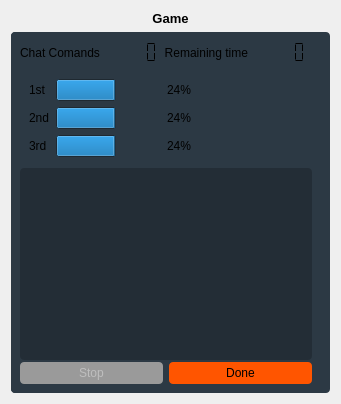
               <widget class="QWidget" name="page_2">
                <layout class="QVBoxLayout" name="verticalLayout_11">
                 <item>
                  <widget class="QLabel" name="label_11">
                   <property name="font">
                    <font>
                     <family>Nirmala UI</family>
                     <pointsize>10</pointsize>
                     <weight>75</weight>
                     <bold>true</bold>
                    </font>
                   </property>
                   <property name="text">
                    <string>Game</string>
                   </property>
                   <property name="alignment">
                    <set>Qt::AlignCenter</set>
                   </property>
                  </widget>
                 </item>
                 <item>
                  <widget class="QFrame" name="frame_20">
                   <property name="sizePolicy">
                    <sizepolicy hsizetype="Preferred" vsizetype="Expanding">
                     <horstretch>0</horstretch>
                     <verstretch>0</verstretch>
                    </sizepolicy>
                   </property>
                   <property name="styleSheet">
                    <string notr="true">border-radius:4px;
background-color: rgb(44, 57, 68);

</string>
                   </property>
                   <property name="frameShape">
                    <enum>QFrame::StyledPanel</enum>
                   </property>
                   <property name="frameShadow">
                    <enum>QFrame::Raised</enum>
                   </property>
                   <layout class="QHBoxLayout" name="horizontalLayout_9">
                    <property name="spacing">
                     <number>0</number>
                    </property>
                    <property name="leftMargin">
                     <number>0</number>
                    </property>
                    <property name="topMargin">
                     <number>0</number>
                    </property>
                    <property name="rightMargin">
                     <number>9</number>
                    </property>
                    <property name="bottomMargin">
                     <number>0</number>
                    </property>
                    <item>
                     <widget class="QFrame" name="frame_25">
                      <property name="frameShape">
                       <enum>QFrame::StyledPanel</enum>
                      </property>
                      <property name="frameShadow">
                       <enum>QFrame::Raised</enum>
                      </property>
                      <layout class="QVBoxLayout" name="verticalLayout_13">
                       <item>
                        <widget class="QFrame" name="frame_26">
                         <property name="maximumSize">
                          <size>
                           <width>16777215</width>
                           <height>30</height>
                          </size>
                         </property>
                         <property name="frameShape">
                          <enum>QFrame::StyledPanel</enum>
                         </property>
                         <property name="frameShadow">
                          <enum>QFrame::Raised</enum>
                         </property>
                         <layout class="QHBoxLayout" name="horizontalLayout_10">
                          <property name="spacing">
                           <number>0</number>
                          </property>
                          <property name="leftMargin">
                           <number>0</number>
                          </property>
                          <property name="topMargin">
                           <number>0</number>
                          </property>
                          <property name="rightMargin">
                           <number>0</number>
                          </property>
                          <property name="bottomMargin">
                           <number>0</number>
                          </property>
                          <item>
                           <widget class="QLabel" name="label_21">
                            <property name="text">
                             <string>Chat Comands</string>
                            </property>
                           </widget>
                          </item>
                          <item>
                           <widget class="QLCDNumber" name="lcdNumber_2">
                            <property name="segmentStyle">
                             <enum>QLCDNumber::Flat</enum>
                            </property>
                           </widget>
                          </item>
                          <item>
                           <widget class="QLabel" name="label_22">
                            <property name="text">
                             <string>Remaining time</string>
                            </property>
                            <property name="alignment">
                             <set>Qt::AlignRight|Qt::AlignTrailing|Qt::AlignVCenter</set>
                            </property>
                           </widget>
                          </item>
                          <item>
                           <widget class="QLCDNumber" name="lcdNumber">
                            <property name="tabletTracking">
                             <bool>false</bool>
                            </property>
                            <property name="lineWidth">
                             <number>1</number>
                            </property>
                            <property name="segmentStyle">
                             <enum>QLCDNumber::Flat</enum>
                            </property>
                           </widget>
                          </item>
                         </layout>
                        </widget>
                       </item>
                       <item>
                        <widget class="QFrame" name="frame_27">
                         <property name="frameShape">
                          <enum>QFrame::StyledPanel</enum>
                         </property>
                         <property name="frameShadow">
                          <enum>QFrame::Raised</enum>
                         </property>
                         <layout class="QVBoxLayout" name="verticalLayout_12">
                          <property name="spacing">
                           <number>2</number>
                          </property>
                          <property name="leftMargin">
                           <number>0</number>
                          </property>
                          <property name="topMargin">
                           <number>0</number>
                          </property>
                          <property name="rightMargin">
                           <number>0</number>
                          </property>
                          <property name="bottomMargin">
                           <number>0</number>
                          </property>
                          <item>
                           <widget class="QFrame" name="frame_28">
                            <property name="autoFillBackground">
                             <bool>false</bool>
                            </property>
                            <property name="frameShape">
                             <enum>QFrame::StyledPanel</enum>
                            </property>
                            <property name="frameShadow">
                             <enum>QFrame::Raised</enum>
                            </property>
                            <layout class="QFormLayout" name="formLayout_3">
                             <item row="0" column="0">
                              <widget class="QLabel" name="first_m">
                               <property name="text">
                                <string>1st</string>
                               </property>
                              </widget>
                             </item>
                             <item row="0" column="1">
                              <widget class="QProgressBar" name="progressBar_1">
                               <property name="value">
                                <number>24</number>
                               </property>
                               <property name="alignment">
                                <set>Qt::AlignCenter</set>
                               </property>
                               <property name="textVisible">
                                <bool>true</bool>
                               </property>
                               <property name="orientation">
                                <enum>Qt::Horizontal</enum>
                               </property>
                               <property name="invertedAppearance">
                                <bool>false</bool>
                               </property>
                              </widget>
                             </item>
                             <item row="1" column="0">
                              <widget class="QLabel" name="second_m">
                               <property name="text">
                                <string>2nd</string>
                               </property>
                              </widget>
                             </item>
                             <item row="1" column="1">
                              <widget class="QProgressBar" name="progressBar_2">
                               <property name="value">
                                <number>24</number>
                               </property>
                               <property name="alignment">
                                <set>Qt::AlignCenter</set>
                               </property>
                              </widget>
                             </item>
                             <item row="2" column="0">
                              <widget class="QLabel" name="third_m">
                               <property name="text">
                                <string>3rd</string>
                               </property>
                              </widget>
                             </item>
                             <item row="2" column="1">
                              <widget class="QProgressBar" name="progressBar_3">
                               <property name="value">
                                <number>24</number>
                               </property>
                               <property name="alignment">
                                <set>Qt::AlignCenter</set>
                               </property>
                              </widget>
                             </item>
                            </layout>
                           </widget>
                          </item>
                          <item>
                           <widget class="QFrame" name="frame_7">
                            <property name="frameShape">
                             <enum>QFrame::StyledPanel</enum>
                            </property>
                            <property name="frameShadow">
                             <enum>QFrame::Raised</enum>
                            </property>
                            <layout class="QHBoxLayout" name="horizontalLayout_11">
                             <property name="leftMargin">
                              <number>0</number>
                             </property>
                             <property name="topMargin">
                              <number>0</number>
                             </property>
                             <property name="rightMargin">
                              <number>0</number>
                             </property>
                             <property name="bottomMargin">
                              <number>0</number>
                             </property>
                             <item>
                              <widget class="QTextEdit" name="textEdit">
                               <property name="styleSheet">
                                <string notr="true">background-color: rgb(35, 45, 54);</string>
                               </property>
                               <property name="undoRedoEnabled">
                                <bool>false</bool>
                               </property>
                               <property name="readOnly">
                                <bool>true</bool>
                               </property>
                               <property name="overwriteMode">
                                <bool>true</bool>
                               </property>
                              </widget>
                             </item>
                            </layout>
                           </widget>
                          </item>
                          <item>
                           <widget class="QFrame" name="frame_29">
                            <property name="frameShape">
                             <enum>QFrame::StyledPanel</enum>
                            </property>
                            <property name="frameShadow">
                             <enum>QFrame::Raised</enum>
                            </property>
                            <layout class="QHBoxLayout" name="horizontalLayout_12">
                             <property name="spacing">
                              <number>6</number>
                             </property>
                             <property name="leftMargin">
                              <number>0</number>
                             </property>
                             <property name="topMargin">
                              <number>0</number>
                             </property>
                             <property name="rightMargin">
                              <number>0</number>
                             </property>
                             <property name="bottomMargin">
                              <number>0</number>
                             </property>
                             <item>
                              <widget class="QPushButton" name="stop">
                               <property name="enabled">
                                <bool>false</bool>
                               </property>
                               <property name="minimumSize">
                                <size>
                                 <width>0</width>
                                 <height>22</height>
                                </size>
                               </property>
                               <property name="cursor">
                                <cursorShape>PointingHandCursor</cursorShape>
                               </property>
                               <property name="styleSheet">
                                <string notr="true">QPushButton{
background-color: rgb(154, 154, 154);
border:0px;
}
</string>
                               </property>
                               <property name="text">
                                <string>Stop</string>
                               </property>
                              </widget>
                             </item>
                             <item>
                              <widget class="QPushButton" name="done">
                               <property name="minimumSize">
                                <size>
                                 <width>0</width>
                                 <height>22</height>
                                </size>
                               </property>
                               <property name="cursor">
                                <cursorShape>PointingHandCursor</cursorShape>
                               </property>
                               <property name="styleSheet">
                                <string notr="true">QPushButton{
background-color: rgb(255, 85, 0);
border:0px;
}
QPushButton:disable{
background-color: rgb(154, 154, 154);
}</string>
                               </property>
                               <property name="text">
                                <string>Done</string>
                               </property>
                              </widget>
                             </item>
                            </layout>
                           </widget>
                          </item>
                         </layout>
                        </widget>
                       </item>
                      </layout>
                     </widget>
                    </item>
                   </layout>
                  </widget>
                 </item>
                </layout>
               </widget>
